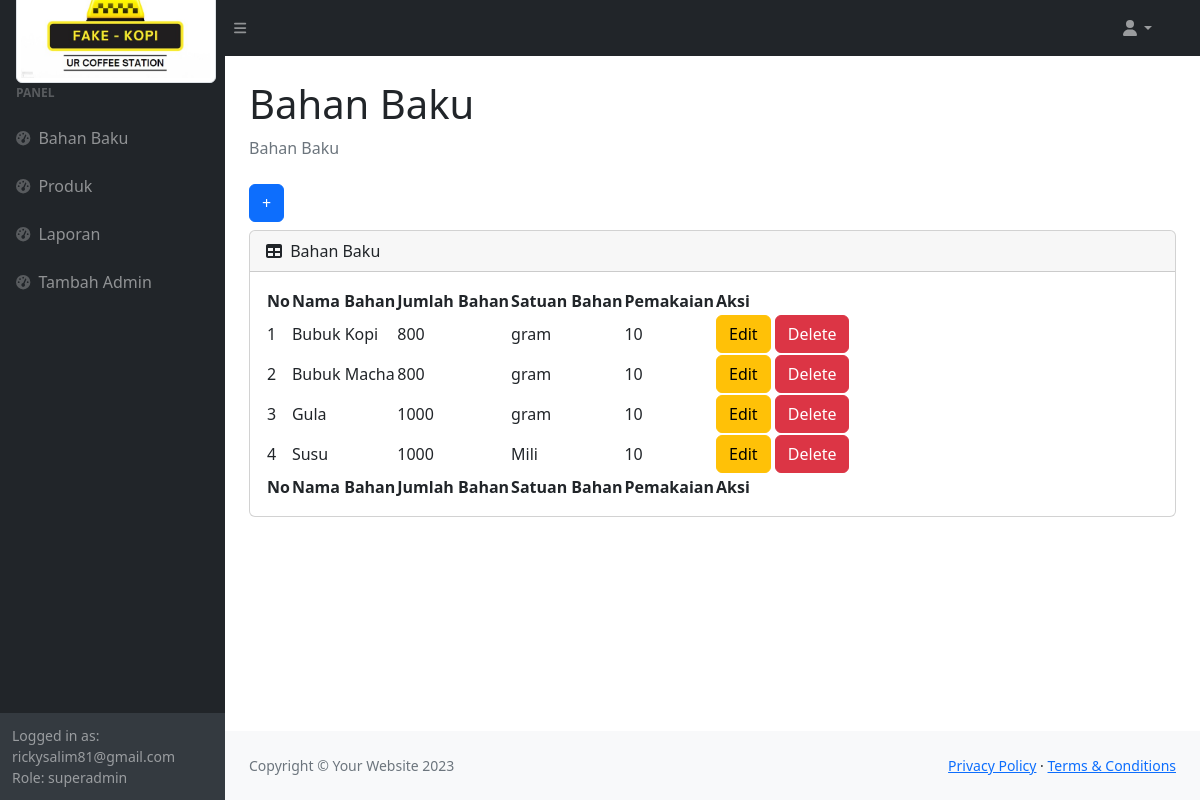
/pointofsales/bahan_baku.php (signed in), run on the app's committed database.
### tables this page shows
CREATE TABLE `bahan_baku` (
  `nama_bahan` varchar(500) NOT NULL,
  `jumlah_bahan` varchar(500) NOT NULL,
  `satuan_bahan` varchar(500) NOT NULL,
  `pemakaian` int NOT NULL DEFAULT '1',
  PRIMARY KEY (`nama_bahan`)
);

### pointofsales/bahan_baku.php (the view, shortened to what this page needs)
<?php
    require './function/bahan_baku.php';
?>
<!DOCTYPE html>
<html lang="en">
    <head>
        <link href="https://cdn.jsdelivr.net/npm/simple-datatables@7.1.2/dist/style.min.css" rel="stylesheet" />
        <link href="public/css/styles.css" rel="stylesheet" />
    </head>
    <body class="sb-nav-fixed">
        <?php
            include('partials/topnav.php');
        ?>
        <div id="layoutSidenav">
            <?php
            include('partials/sidenav.php');
            ?>
            <div id="layoutSidenav_content">
                <main>
                    <div class="container-fluid px-4">
                        <h1 class="mt-4">Bahan Baku</h1>
                        <ol class="breadcrumb mb-4">
                            <li class="breadcrumb-item active">Bahan Baku</li>
                        </ol>
                        <button class="btn btn-primary mb-2" data-bs-toggle="collapse" data-bs-target="#collapseForm" aria-expanded="false" aria-controls="collapseForm">+</button>
                        <div class="card mb-4">
                            <div class="card-header">
                                <i class="fas fa-table me-1"></i>
                                Bahan Baku
                            </div>
                            <div class="card-body">
                                <table id="datatablesSimple">
                                    <thead>
                                        <tr>
                                            <th>No</th>
                                            <th>Nama Bahan</th>
                                            <th>Jumlah Bahan</th>
                                            <th>Satuan Bahan</th>
                                            <th>Pemakaian</th>
                                            <th>Aksi</th>
                                        </tr>
                                    </thead>
                                    <tfoot>
                                        <tr>
                                            <th>No</th>
                                            <th>Nama Bahan</th>
                                            <th>Jumlah Bahan</th>
                                            <th>Satuan Bahan</th>
                                            <th>Pemakaian</th>
                                            <th>Aksi</th>
                                        </tr>
                                    </tfoot>
                                    <tbody>
                                        <?php
                                           $bahanbaku = mysqli_query($conn, "SELECT * FROM bahan_baku");
                                           $i = 1;
                                           while($fetchbahanbaku = mysqli_fetch_array($bahanbaku, MYSQLI_ASSOC)) {
                                        ?>
                                        <tr>
                                            <td><?=$i++?></td>
                                            <td><?=$fetchbahanbaku['nama_bahan']?></td>
                                            <td><?=$fetchbahanbaku['jumlah_bahan']?></td>
                                            <td><?=$fetchbahanbaku['satuan_bahan']?></td>
                                            <td><?=$fetchbahanbaku['pemakaian']?></td>
                                            <td>
                                                <button type="button" class="btn btn-warning" data-bs-toggle="modal" data-bs-target="#edit<?=$i?>">
                                                 Edit
                                                </button>
                                                <button type="button" class="btn btn-danger" data-bs-toggle="modal" data-bs-target="#delete<?=$i?>">
                                                 Delete
                                                </button>
                                            </td>
                                        </tr>
                                        <?php
                                           }
                                        ?>
                                    </tbody>
                                </table>
                            </div>
                        </div>
                    </div>
                </main>
                <footer class="py-4 bg-light mt-auto">
                    <div class="container-fluid px-4">
                        <div class="d-flex align-items-center justify-content-between small">
                            <div class="text-muted">Copyright &copy; Your Website 2023</div>
                            <div>
                                <a href="#">Privacy Policy</a>
                                &middot;
                                <a href="#">Terms &amp; Conditions</a>
                            </div>
                        </div>
                    </div>
                </footer>
            </div>
        </div>
    </body>
</html>

### data on the page
bahan_baku: nama_bahan "Bubuk Kopi", jumlah_bahan "800", satuan_bahan "gram", pemakaian "10"
bahan_baku: nama_bahan "Bubuk Macha", jumlah_bahan "800", satuan_bahan "gram", pemakaian "10"
bahan_baku: nama_bahan "Gula", jumlah_bahan "1000", satuan_bahan "gram", pemakaian "10"
bahan_baku: nama_bahan "Susu", jumlah_bahan "1000", satuan_bahan "Mili", pemakaian "10"

### other printed values
$_SESSION['user'][1] "rickysalim81@gmail.com"
$_SESSION['user'][2] "superadmin"
